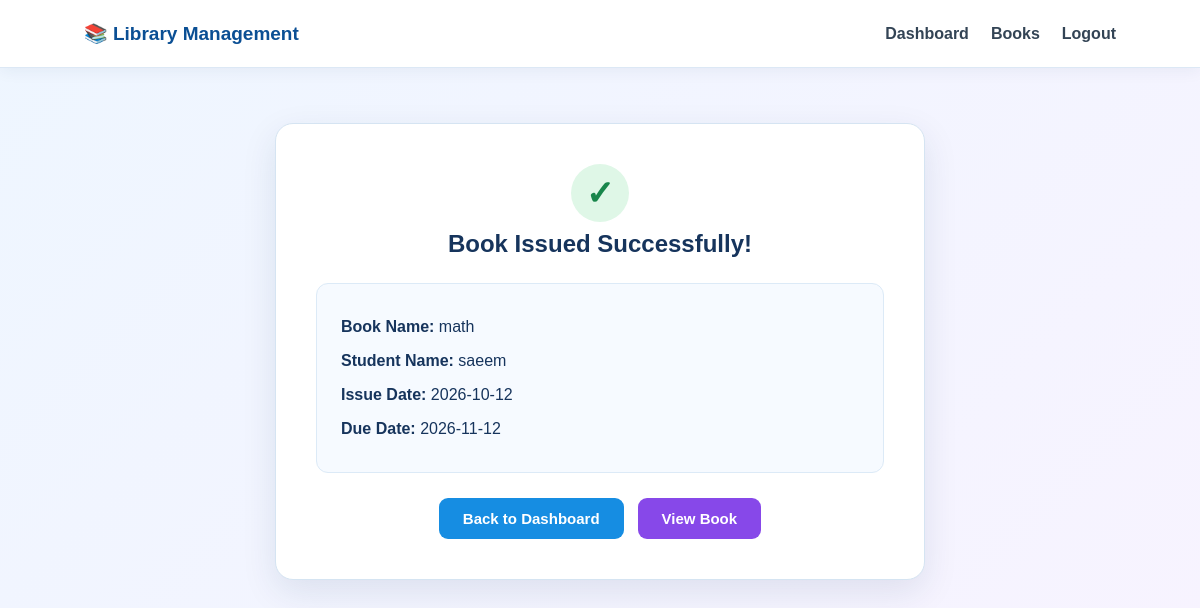
Screenshot of /success/2/ (signed in) with the database file from the repository.
### library/models.py (models this page shows, shortened)
class BookIssue(models.Model):
    book_id = models.CharField(max_length=50)
    book_name = models.CharField(max_length=150)
    book_number = models.CharField(max_length=50)
    student_name = models.CharField(max_length=150)
    issue_date = models.DateField()
    due_date = models.DateField()

### library/views.py (the view)
# urls.py: path("success/<int:book_id>/", views.success_page, name="success"),
@login_required
def success_page(request, book_id):
    book = get_object_or_404(BookIssue, id=book_id)
    return render(request, "success.html", {"book": book})

### templates/success.html (shortened to what this page needs)
{% extends "base.html" %}
{% block content %}
<div class="success-card">
    <div class="success-icon">✓</div>
    <h2>Book Issued Successfully!</h2>
    <div class="details">
        <p><strong>Book Name:</strong> {{ book.book_name }}</p>
        <p><strong>Student Name:</strong> {{ book.student_name }}</p>
        <p><strong>Issue Date:</strong> {{ book.issue_date|date:"Y-m-d" }}</p>
        <p><strong>Due Date:</strong> {{ book.due_date|date:"Y-m-d" }}</p>
    </div>
    <div class="button-row">
        <a class="btn blue" href="{% url 'dashboard' %}">Back to Dashboard</a>
        <a class="btn purple" href="{% url 'view_books' %}">View Book</a>
    </div>
</div>
{% endblock %}

### static/css/style.css (style rules this page uses)
* { box-sizing: border-box; }
body { margin: 0; font-family: Arial, Helvetica, sans-serif; background: linear-gradient(135deg, #eef6ff, #f8f3ff); color: #16345c; min-height: 100vh; }
.hero-card, .form-card, .dashboard-card, .success-card, .table-card { background: white; border: 1px solid #d5e4f2; border-radius: 18px; box-shadow: 0 12px 35px rgba(22, 52, 92, .10); }
h1, h2 { margin-top: 8px; }
.button-row { display: flex; gap: 14px; justify-content: center; flex-wrap: wrap; margin-top: 25px; }
.btn { display: inline-block; border: 0; border-radius: 9px; padding: 12px 24px; color: white; text-decoration: none; font-weight: 700; cursor: pointer; font-size: 15px; }
.blue { background: #168de2; }
.purple { background: #8748e9; }
.success-card { max-width: 650px; margin: 40px auto; padding: 40px; text-align: center; }
.success-icon { width: 58px; height: 58px; margin: auto; display: grid; place-items: center; background: #dff7e7; color: #18864b; border-radius: 50%; font-size: 34px; font-weight: bold; }
.details { text-align: left; background: #f6faff; border: 1px solid #dceaf7; border-radius: 12px; padding: 18px 24px; margin: 25px 0; }

### rows the page displays
BookIssue: book_name "math", student_name "saeem", issue_date "2026-10-12", due_date "2026-11-12"
